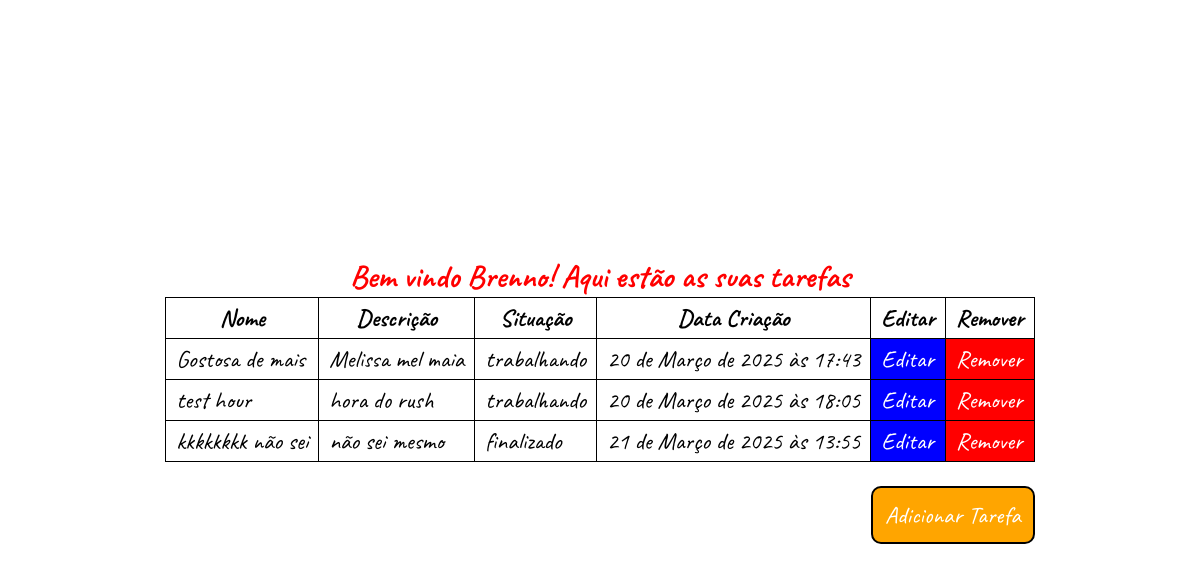
The page /tarefas/ on the database as committed earlier.
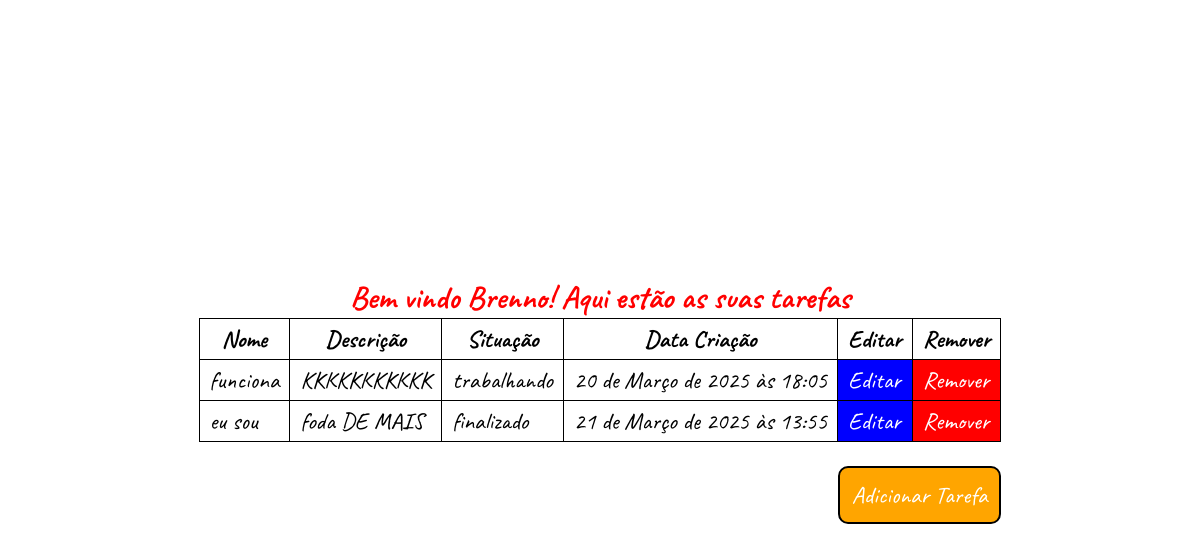
The same page on the database as committed later.
### tarefas/models.py (models this page shows, shortened)
class TarefaModel(models.Model):
    name = models.CharField(max_length=100)
    description = models.TextField(null=True, blank=True)
    completed = models.BooleanField(default=False)
    completion_date = models.DateTimeField(auto_now_add=True)

### tarefas/views.py (the view)
# urls.py: path('', views.tarefas_home, name='home'),
def tarefas_home(request):
    context = {
        'name': 'Brenno',
        'tarefas':TarefaModel.objects.all()
    }
    return render(request, 'tarefas/home.html', context)

### tarefas/templates/tarefas/home.html (shortened to what this page needs)
<!DOCTYPE html>
<html lang="en">
<head>
    {% load static %}
    <link rel="stylesheet" href="{% static 'styles/mainPage.css' %}">
</head>
<body>
    <main>
        <h1 class="dName">Bem vindo {{name}}! Aqui estão as suas tarefas</h1>
        <table class="mainTable">
            <thead class="groupMainTable">
                <th class="itemsHeadTable">Nome</th>
                <th class="itemsHeadTable">Descrição</th>
                <th class="itemsHeadTable">Situação</th>
                <th class="itemsHeadTable">Data Criação</th>
                <th class="itemsHeadTable">Editar</th>
                <th class="itemsHeadTable">Remover</th>
            </thead>
            <tbody class="tableBody">
                {% for tarefa in tarefas %}
                <tr class="groupMainTable">
                    <td class="itemsHeadTable">{{tarefa.name}}</td>
                    <td class="itemsHeadTable">{{tarefa.description}}</td>
                    <td class="itemsHeadTable">{% if tarefa.completed %}finalizado{% else %}trabalhando{% endif %}</td>
                    <td class="itemsHeadTable">{{tarefa.completion_date}}</td>
                    <td class="itemsHeadTable btn-edit"><a href="{% url 'tarefas:editar' tarefa.id %}"
                            class="btnTableInside">Editar</a></td>
                    <td class="itemsHeadTable btn-destructive"><a href="{% url 'tarefas:remover' tarefa.id %}"
                            class="btnTableInside">Remover</a></td>
                </tr>
                {% endfor %}
            </tbody>
        </table>
        <a href="{% url 'tarefas:adicionar' %}" class="btn-addItem">Adicionar Tarefa</a>
    </main>
</body>
</html>

### tarefas/static/styles/mainPage.css (style rules this page uses)
body { display: flex; flex-direction: column; justify-content: center; align-items: center; height: 100vh; }
main { display: flex; flex-direction: column; align-items: center; justify-content: center; }
.dName { color: red; }
.mainTable { border: 1px solid black; border-radius: 10px; border-collapse: collapse; font-size: x-large; margin-bottom: 1em; }
.groupMainTable { border: 1px solid black; }
.itemsHeadTable { padding: 4px; border: 1px solid black; padding: 5px 10px; }
.btn-edit { background-color: blue; }
.btn-destructive { background-color: red; }
.btnTableInside { color: white; text-decoration: none; }
.btn-addItem { background: orange; color: white; border-radius: 10px; padding: 0.5em; text-decoration: none; align-self: flex-end; font-size: x-large; border: 2px solid black; }

### tarefas/static/styles/style.css (style rules this page uses)
* { margin: 0; padding: 0; border: none; box-sizing: border-box; font-family: "Caveat", cursive; font-style: normal; }

Rows that differ between the two databases and show on the page:
removed TarefaModel: name "Gostosa de mais", description "Melissa mel maia", completed "trabalhando", completion_date "20 de Março de 2025 às 17:43"
changed TarefaModel: name "test hour" → "funciona"; description "hora do rush" → "KKKKKKKKKKK"
changed TarefaModel: name "kkkkkkkk não sei" → "eu sou"; description "não sei mesmo" → "foda DE MAIS"
